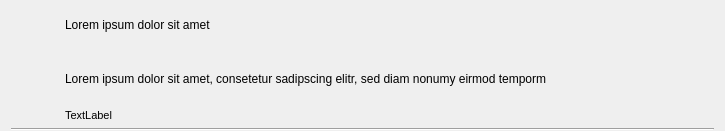
<?xml version="1.0" encoding="UTF-8"?>
<ui version="4.0">
 <class>NotificationWidget</class>
 <widget class="QWidget" name="NotificationWidget">
  <property name="geometry">
   <rect>
    <x>0</x>
    <y>0</y>
    <width>725</width>
    <height>131</height>
   </rect>
  </property>
  <property name="sizePolicy">
   <sizepolicy hsizetype="Preferred" vsizetype="Maximum">
    <horstretch>0</horstretch>
    <verstretch>0</verstretch>
   </sizepolicy>
  </property>
  <property name="windowTitle">
   <string>Form</string>
  </property>
  <layout class="QVBoxLayout" name="verticalLayout_2">
   <property name="topMargin">
    <number>0</number>
   </property>
   <property name="bottomMargin">
    <number>0</number>
   </property>
   <item>
    <layout class="QHBoxLayout" name="horizontalLayout_3">
     <item>
      <widget class="QLabel" name="_notifIcon">
       <property name="sizePolicy">
        <sizepolicy hsizetype="Fixed" vsizetype="Fixed">
         <horstretch>0</horstretch>
         <verstretch>0</verstretch>
        </sizepolicy>
       </property>
       <property name="minimumSize">
        <size>
         <width>48</width>
         <height>48</height>
        </size>
       </property>
       <property name="maximumSize">
        <size>
         <width>48</width>
         <height>48</height>
        </size>
       </property>
       <property name="text">
        <string/>
       </property>
       <property name="pixmap">
        <pixmap resource="../../client.qrc">:/client/resources/light/bell.svg</pixmap>
       </property>
       <property name="scaledContents">
        <bool>true</bool>
       </property>
      </widget>
     </item>
     <item>
      <layout class="QVBoxLayout" name="verticalLayout">
       <item>
        <widget class="QLabel" name="_subjectLabel">
         <property name="sizePolicy">
          <sizepolicy hsizetype="Preferred" vsizetype="Minimum">
           <horstretch>0</horstretch>
           <verstretch>0</verstretch>
          </sizepolicy>
         </property>
         <property name="text">
          <string>Lorem ipsum dolor sit amet</string>
         </property>
        </widget>
       </item>
       <item>
        <widget class="QLabel" name="_messageLabel">
         <property name="sizePolicy">
          <sizepolicy hsizetype="Preferred" vsizetype="Minimum">
           <horstretch>0</horstretch>
           <verstretch>0</verstretch>
          </sizepolicy>
         </property>
         <property name="text">
          <string>Lorem ipsum dolor sit amet, consetetur sadipscing elitr, sed diam nonumy eirmod temporm </string>
         </property>
         <property name="scaledContents">
          <bool>false</bool>
         </property>
         <property name="wordWrap">
          <bool>true</bool>
         </property>
        </widget>
       </item>
       <item>
        <layout class="QHBoxLayout" name="horizontalLayout">
         <item>
          <widget class="QLabel" name="_timeLabel">
           <property name="font">
            <font>
             <pointsize>8</pointsize>
            </font>
           </property>
           <property name="text">
            <string>TextLabel</string>
           </property>
           <property name="alignment">
            <set>Qt::AlignBottom|Qt::AlignLeading|Qt::AlignLeft</set>
           </property>
          </widget>
         </item>
         <item>
          <widget class="QDialogButtonBox" name="_buttonBox"/>
         </item>
        </layout>
       </item>
      </layout>
     </item>
    </layout>
   </item>
   <item>
    <widget class="Line" name="line">
     <property name="orientation">
      <enum>Qt::Horizontal</enum>
     </property>
    </widget>
   </item>
  </layout>
 </widget>
 <resources>
  <include location="../../client.qrc"/>
 </resources>
 <connections/>
</ui>
